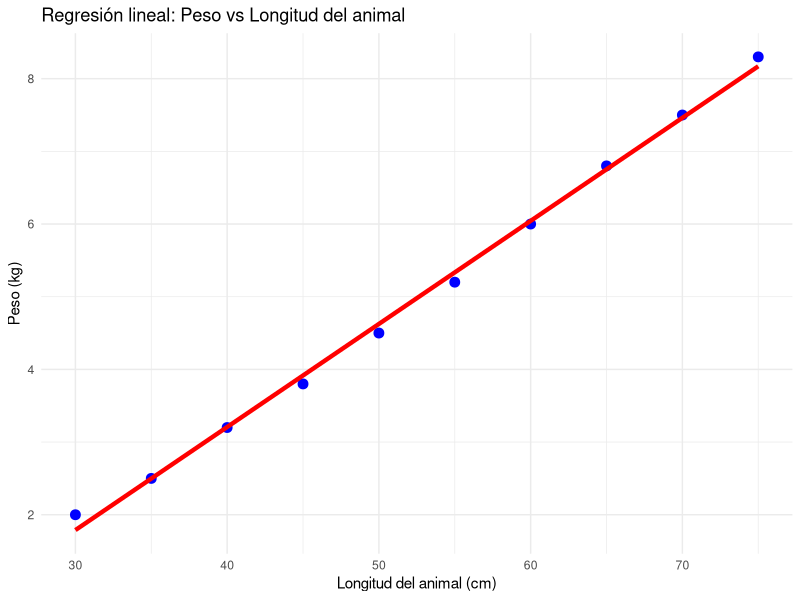

Write the R code that produced this figure.
# Cargar librerías necesarias
library(ggplot2)

# Definir los datos
X <- c(30, 35, 40, 45, 50, 55, 60, 65, 70, 75)  # Longitud del animal (cm)
Y <- c(2, 2.5, 3.2, 3.8, 4.5, 5.2, 6, 6.8, 7.5, 8.3)  # Peso del animal (kg)

# Ajustar el modelo de regresión lineal
modelo <- lm(Y ~ X)

# Obtener las predicciones del modelo
Y_pred <- predict(modelo)

# Calcular el coeficiente de determinación R^2
r2 <- summary(modelo)$r.squared
cat(sprintf("Coeficiente de correlación (R^2): %.2f\n", r2))

# Crear un data.frame para facilitar el gráfico
data <- data.frame(X, Y, Y_pred)

# Crear el gráfico de dispersión con la línea de regresión
ggplot(data, aes(x = X, y = Y)) +
  geom_point(color = "blue", size = 3) +  # Puntos de datos reales
  geom_line(aes(x = X, y = Y_pred), color = "red", size = 1.5, linetype = "solid") +  # Línea de regresión
  labs(
    title = "Regresión lineal: Peso vs Longitud del animal",
    x = "Longitud del animal (cm)",
    y = "Peso (kg)"
  ) +
  theme_minimal() +
  theme(legend.position = "none")  # Eliminar leyenda, ya que no es necesaria
